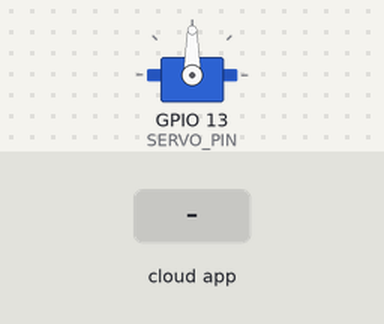
Simulated run of this sketch. Board: ESP32. Shown: servo. The inputs (shaded band) are chosen by the test bench. The ROS host is connected and sends only what is stated.

Above: at 3.2 s.
3.3 s: the phone or cloud app sets servo_angle to -100
At 3.75 s:
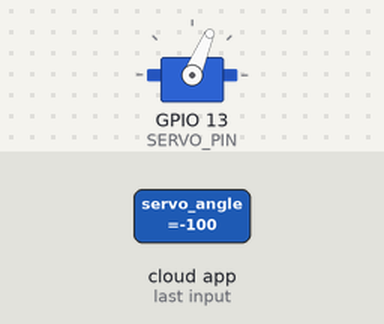
At 6.0 s:
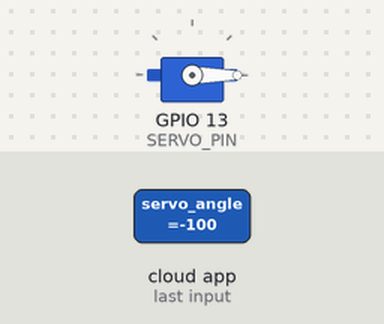
6.3 s: the phone or cloud app sets servo_angle to 100
At 7.06 s:
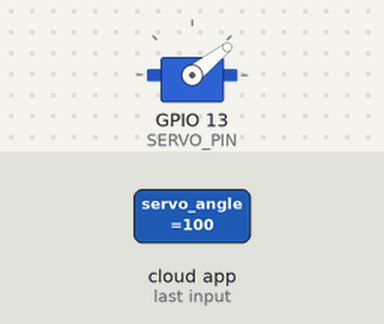
Timing chart, 0 to 9.8 s (numbered marks = the images above; inputs shaded):
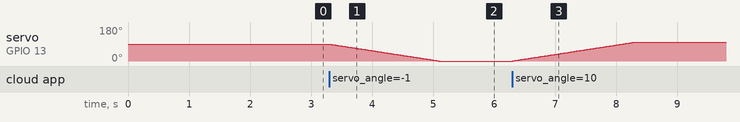

Measured:
- after the input at 3.3 s, servo on GPIO 13 (SERVO_PIN): moves from 90° to 0° over 1.8 s, starting at once
- after the input at 6.3 s, servo on GPIO 13 (SERVO_PIN): moves from 0° to 100° over 2.0 s, starting at once

The sketch:

ESP32_Sketch_Servo_Control.ino
```cpp
#include <micro_ros_arduino.h>

#include <rcl/rcl.h>
#include <rclc/rclc.h>
#include <rclc/executor.h>

#include <std_msgs/msg/float64.h>

#include <ESP32Servo.h>

Servo servo;

// ----------------------------
// Servo Settings
// ----------------------------
const int SERVO_PIN = 13;

float target_angle = 90.0;
float current_angle = 90.0;

// degrees moved every update
const float STEP = 1.0;

// ----------------------------
// micro-ROS
// ----------------------------
rcl_subscription_t subscriber;
std_msgs__msg__Float64 msg;

rclc_executor_t executor;
rclc_support_t support;
rcl_allocator_t allocator;
rcl_node_t node;

// ----------------------------

void subscription_callback(const void *msgin)
{
    const std_msgs__msg__Float64 *m =
        (const std_msgs__msg__Float64 *)msgin;

    target_angle = m->data;

    if (target_angle < 0.0)
        target_angle = 0.0;

    if (target_angle > 180.0)
        target_angle = 180.0;
}

// ----------------------------

void setup()
{
    Serial.begin(115200);

    set_microros_transports();

    servo.setPeriodHertz(50);
    servo.attach(SERVO_PIN, 500, 2400);

    servo.write(current_angle);

    delay(2000);

    allocator = rcl_get_default_allocator();

    rclc_support_init(
        &support,
        0,
        NULL,
        &allocator);

    rclc_node_init_default(
        &node,
        "esp32_servo_node",
        "",
        &support);

    rclc_subscription_init_default(
        &subscriber,
        &node,
        ROSIDL_GET_MSG_TYPE_SUPPORT(
            std_msgs,
            msg,
            Float64),
        "/servo_angle");

    rclc_executor_init(
        &executor,
        &support.context,
        1,
        &allocator);

    rclc_executor_add_subscription(
        &executor,
        &subscriber,
        &msg,
        &subscription_callback,
        ON_NEW_DATA);
}

// ----------------------------

void loop()
{
    rclc_executor_spin_some(
        &executor,
        RCL_MS_TO_NS(10));

    if (current_angle < target_angle)
    {
        current_angle += STEP;

        if (current_angle > target_angle)
            current_angle = target_angle;

        servo.write(current_angle);
    }
    else if (current_angle > target_angle)
    {
        current_angle -= STEP;

        if (current_angle < target_angle)
            current_angle = target_angle;

        servo.write(current_angle);
    }

    delay(10);
}
```
